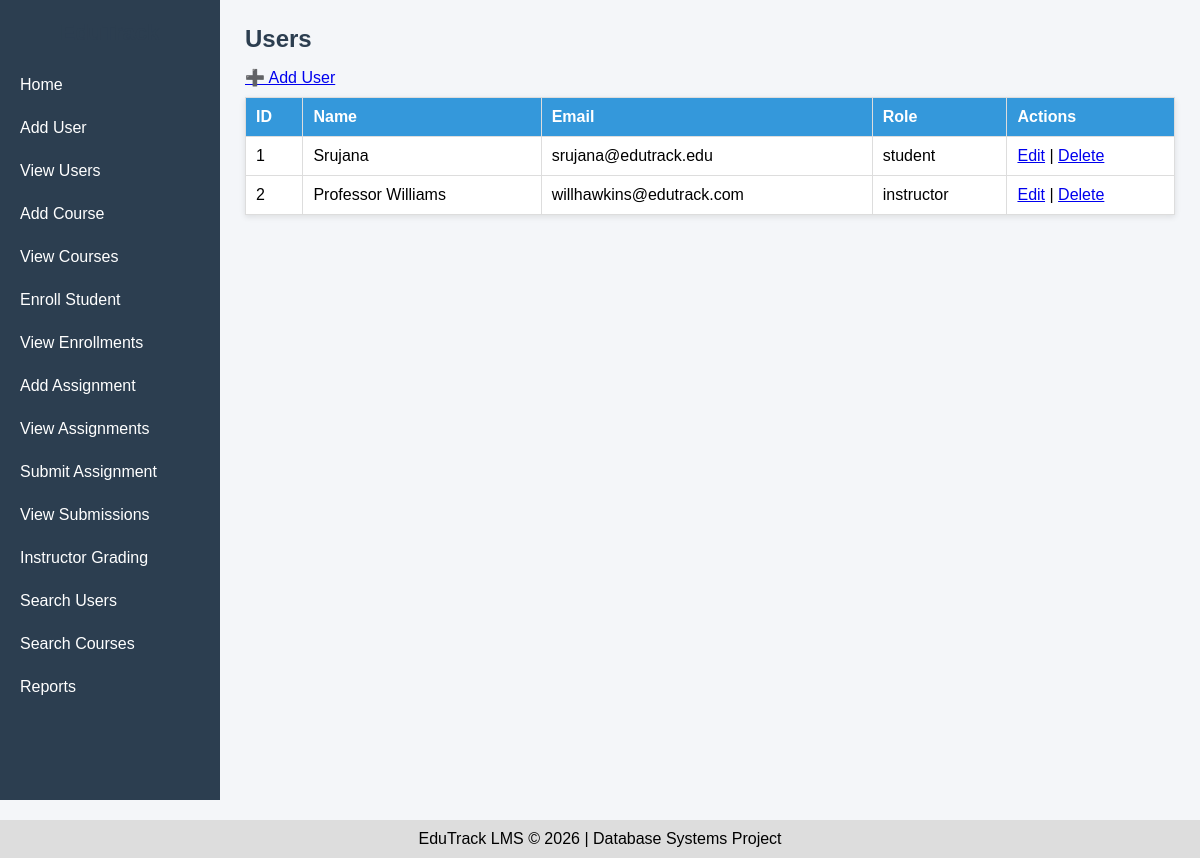
Screenshot of /users with the database file from the repository.
### tables this page shows
CREATE TABLE Users (
        user_id INTEGER PRIMARY KEY AUTOINCREMENT,
        name TEXT NOT NULL,
        email TEXT UNIQUE NOT NULL,
        role TEXT CHECK(role IN ('student', 'instructor')) NOT NULL
    );

### app.py (the view)
@app.route('/users')
def list_users():
    db = get_db()
    users = db.execute('SELECT * FROM Users').fetchall()
    return render_template('list_users.html', users=users)

### app.py (called while the page is built)
def get_db():
    if 'db' not in g:
        g.db = sqlite3.connect(app.config['DATABASE'])
        g.db.row_factory = sqlite3.Row
        g.db.execute("PRAGMA foreign_keys = ON")
    return g.db

### templates/list_users.html
{% extends 'base.html' %}
{% block content %}
<h2>Users</h2>
<a href="{{ url_for('add_user') }}">➕ Add User</a>
<table border="1">
    <tr>
        <th>ID</th>
        <th>Name</th>
        <th>Email</th>
        <th>Role</th>
        <th>Actions</th>
    </tr>
    {% for user in users %}
    <tr>
        <td>{{ user.user_id }}</td>
        <td>{{ user.name }}</td>
        <td>{{ user.email }}</td>
        <td>{{ user.role }}</td>
        <td>
            <a href="{{ url_for('edit_user', user_id=user.user_id) }}">Edit</a> |
            <a href="{{ url_for('delete_user', user_id=user.user_id) }}"
               onclick="return confirm('Are you sure?')">Delete</a>
        </td>
    </tr>
    {% endfor %}
</table>
{% endblock %}

### templates/base.html (shortened to what this page needs)
<!DOCTYPE html>
<html>
<head>
    <link rel="stylesheet" href="{{ url_for('static', filename='style.css') }}">
</head>
<body>
    <div class="container">
        <div class="sidebar">
            <h2>EduTrack</h2>
            <a href="/">Home</a>
            <a href="/add_user">Add User</a>
            <a href="/users">View Users</a>
            <a href="/add_course">Add Course</a>
            <a href="/courses">View Courses</a>
            <a href="/enroll">Enroll Student</a>
            <a href="/enrollments">View Enrollments</a>
            <a href="/add_assignment">Add Assignment</a>
            <a href="/assignments">View Assignments</a>
            <a href="/submit">Submit Assignment</a>
            <a href="/submissions">View Submissions</a>
            <a href="/instructor_login">Instructor Grading</a>
            <a href="/search_users">Search Users</a>
            <a href="/search_courses">Search Courses</a>
            <a href="/reports">Reports</a>
        </div>
        <div class="content">
            {% block content %}{% endblock %}
        </div>
    </div>
    <footer>
        <p>EduTrack LMS © 2026 | Database Systems Project</p>
    </footer>
</body>
</html>

### static/style.css (style rules this page uses)
* { margin: 0; padding: 0; box-sizing: border-box; }
body { font-family: Arial, sans-serif; background: #f4f6f9; }
.container { display: flex; }
.sidebar { width: 220px; background: #2c3e50; min-height: 100vh; padding: 20px 10px; color: white; }
.sidebar h2 { text-align: center; margin-bottom: 20px; font-size: 22px; }
.sidebar a { display: block; color: white; text-decoration: none; padding: 10px; margin: 5px 0; border-radius: 5px; transition: 0.2s; }
.content { flex: 1; padding: 25px; }
h1, h2 { margin-bottom: 15px; color: #2c3e50; }
table { width: 100%; border-collapse: collapse; background: white; margin-top: 10px; box-shadow: 0 2px 6px rgba(0,0,0,0.1); }
table th, table td { padding: 10px; border: 1px solid #ddd; text-align: left; }
table th { background: #3498db; color: white; }
footer { text-align: center; padding: 10px; background: #ddd; margin-top: 20px; }

### rows the page displays
Users: user_id "1", name "Srujana", email "srujana@edutrack.edu", role "student"
Users: user_id "2", name "Professor Williams", email "willhawkins@edutrack.com", role "instructor"
